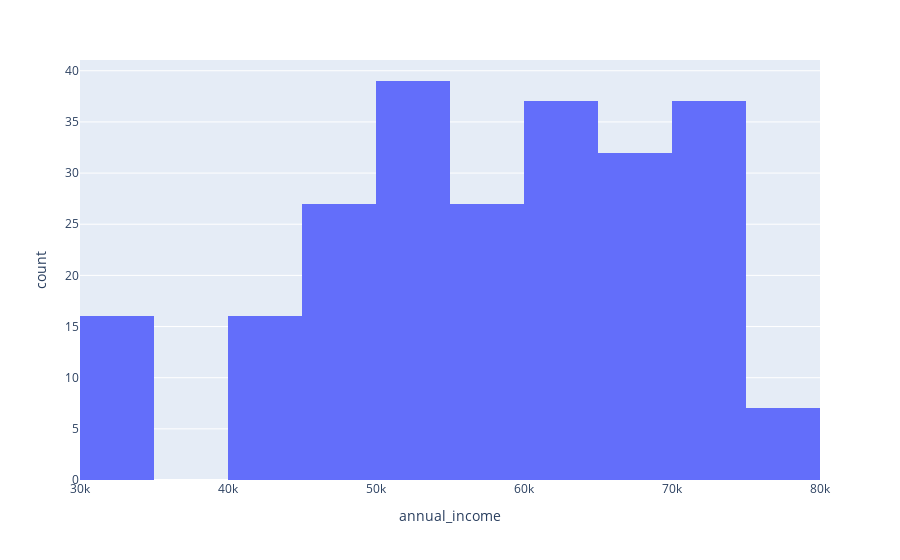

The notebook cell saved with this chart:
### Markdown cell above
2. Постройте гистограмму распределения зарплат клиентов на Севере.

### Code cell
df[df['region'] == 'North']
fig = px.histogram(df, x='annual_income')
fig.show()

### Figure 1 — Plotly figure (JSON) as saved in the notebook; plotly's stock layout.template omitted (floating-point values rounded to 4 significant figures; data arrays with more than 128 entries replaced by an {"elided": "..."} marker saying what was removed)
{"data": [{"alignmentgroup": "True", "bingroup": "x", "hovertemplate": "annual_income=%{x}<br>count=%{y}<extra></extra>", "legendgroup": "", "marker": {"color": "#636efa", "pattern": {"shape": ""}}, "name": "", "offsetgroup": "", "orientation": "v", "showlegend": false, "type": "histogram", "x": {"elided": "238 int values"}, "xaxis": "x", "yaxis": "y"}], "layout": {"barmode": "relative", "legend": {"tracegroupgap": 0}, "margin": {"t": 60}, "xaxis": {"anchor": "y", "domain": [0, 1], "title": {"text": "annual_income"}}, "yaxis": {"anchor": "x", "domain": [0, 1], "title": {"text": "count"}}}}
